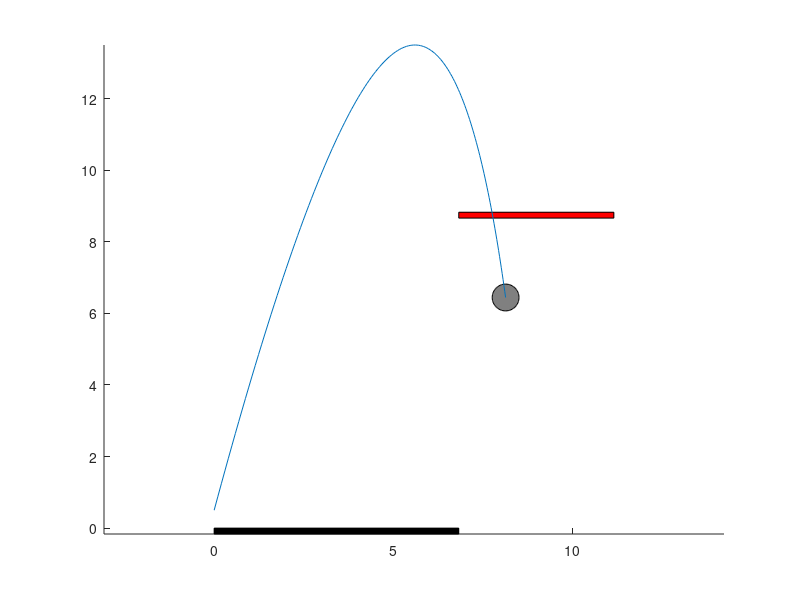

Write MATLAB code to recreate this figure.
%%%%%%%%%%%%%%%%%%%%%%%%%%%%%%%%%%%%%%%%%%%%%%%%%%%%%%%%%%%%%%%%%%%%%%%%%%%%%%%%
%% (C) 2022 FRC1736 Robot Casserole
%%%%%%%%%%%%%%%%%%%%%%%%%%%%%%%%%%%%%%%%%%%%%%%%%%%%%%%%%%%%%%%%%%%%%%%%%%%%%%%%
%% 2D Launched Ball Trajectory calculator
%%%%%%%%%%%%%%%%%%%%%%%%%%%%%%%%%%%%%%%%%%%%%%%%%%%%%%%%%%%%%%%%%%%%%%%%%%%%%%%%

clear;

%% Testcase constants - adjust to suit your needs (dependent on robot state at launch time)
launch_x_ft = 82.0/12.0;  %Distance between launch point and goal.  
launch_wheel_speed_RPM = 3400; %RPM speed of launch wheel (assumes single-wheel launcher)

%Your system parameters (dependent on robot design)
launch_z_ft = 0.5; %Launch point of the ball height off the ground in meters. Max is 0.69m
launch_angle_deg = 75; %angle between floor and launch point
launch_speed_mps = 12.0; % Launch speed in meters per seconds


%%%%%%%%%%%%%%%%%%%%%%%%%%%%%%%%%%%%%%%%%%%%%%%%%%%%%%%%%%%%%%%%%%%%%%%%%%%%%%%%
%% Simulation constants - should probably stay as is.
Ts = 0.01; %10ms sample rate for solver (10ms intervals)
goal_height_m = 2.64; %Height of the top rim of the high goal - 8ft 1 in
goal_diameter_m = 1.3208; %Diameter of the top rim of the goal - 4 ft 4 in
ball_diameter_m = 0.2286; % 9in ball 
ball_rad_m = ball_diameter_m/2;
g_mps = 9.81; %Gravitational constant
density_air_kgpm3 = 1.225; %desnity of air per https://en.wikipedia.org/wiki/Density_of_air
m_ball_kg = 0.270; %Total guess at the weight of the "fuel" in kg.
cD = 0.507; %Drag coefficent for tennis ball per https://twu.tennis-warehouse.com/learning_center/aerodynamics2.php
%cD = 0; %Zero drag = no air resistance = you can't breathe


%% Derived constants
frontal_area_m2 = 0.5 * (4*pi*(0.5*ball_diameter_m)^2); %Half the total surface area is the frontal area
Vt_mps = sqrt((2*m_ball_kg*g_mps)/(cD*density_air_kgpm3*frontal_area_m2)); %Terminal velocity in meters per second
launch_angle_rad = pi/180*launch_angle_deg;
launch_x_m = 0.3048*launch_x_ft;
launch_z_m = 0.3048*launch_z_ft;

i = 1; %simulation step

%See http://farside.ph.utexas.edu/teaching/336k/Newtonhtml/node29.html for some 
%references on trajectory calculation

%Initial conditions
time(i) = i*Ts;
pos_x(i) = 0;
pos_z(i) = launch_z_m;
vel_x(i) = launch_speed_mps*cos(launch_angle_rad);
vel_z(i) = launch_speed_mps*sin(launch_angle_rad);



%calculate trajectory until terminal case (ball hits floor or ball hits goal)
while( and(pos_z(i) > 0.5*ball_diameter_m,  not(and(pos_z(i) < goal_height_m*0.75 , vel_z < 0, not(pos_x < launch_x_m)))))
  i = i + 1;
  time(i) = i*Ts;
  vel_x(i) = vel_x(i-1)/(1+Ts*g_mps/Vt_mps);
  vel_z(i) = (-Ts*g_mps + vel_z(i-1))/(1+Ts*g_mps/Vt_mps);
  pos_x(i) = pos_x(i-1) + vel_x(i)*Ts;
  pos_z(i) = pos_z(i-1) + vel_z(i)*Ts;
endwhile


figure(1);
clf;
hold on;

%draw floor and goal
rectangle('Position', [0,-0.05,launch_x_m,0.05]./0.3048, 'FaceColor', [0,0,0]);
rectangle('Position', [launch_x_m,goal_height_m,goal_diameter_m,0.05]./0.3048, 'FaceColor', [1,0,0]);

%draw ball
rectangle('Position', [pos_x(i)-ball_rad_m,pos_z(i)-ball_rad_m,2*ball_rad_m,2*ball_rad_m]./0.3048, 'FaceColor', [0.5, 0.5, 0.5], 'Curvature', [1, 1]);


%Plot trajectory
plot(pos_x./0.3048, pos_z./0.3048);
axis equal;

